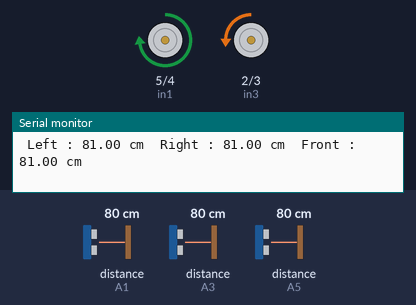
The sketch below on a simulated Arduino Mega 2560, built with avr-gcc and run on an emulated ATmega2560. Parts: motor-driver pin pairs drawn as motors (green arrow = first pin HIGH = forward, orange = second pin HIGH = backward, longer = more drive, scaled by the enable pin), the last lines printed to the serial monitor. The inputs (shaded band) are chosen by the test bench; at power-on: distance to the obstacle (sensors on A3, A1, A5) 80 cm. The echo pulse lasts 58.3 µs per cm.

Above: at 2.2 s.
2.3 s: distance to the obstacle (sensor on A3) set to 10 cm
5.3 s: distance to the obstacle (sensor on A3) set to 7 cm
At 6.3 s:
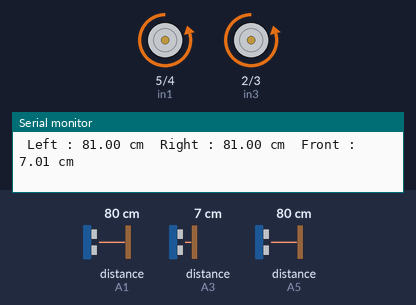
6.8 s: distance to the obstacle (sensor on A1) set to 2 cm
At 7.7 s:
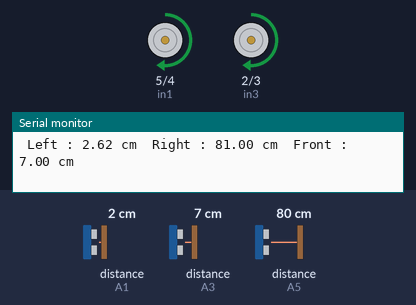
8.6 s: distance to the obstacle (sensor on A5) set to 2 cm
At 9.4 s:
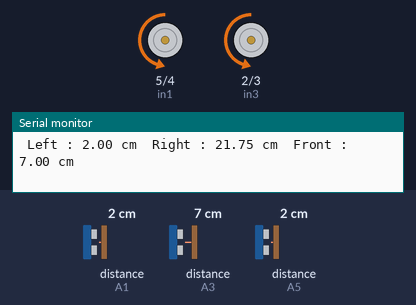
11.6 s: distance to the obstacle (sensor on A3) set to 9 cm
13.8 s: distance to the obstacle (sensor on A5) set to 4 cm
16.8 s: distance to the obstacle (sensor on A5) set to 7 cm
At 18.1 s:
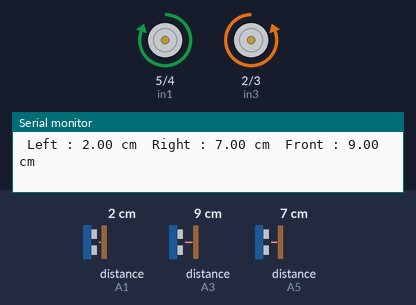
Timing chart, 0 to 19.3 s (numbered marks = the images above; inputs shaded):
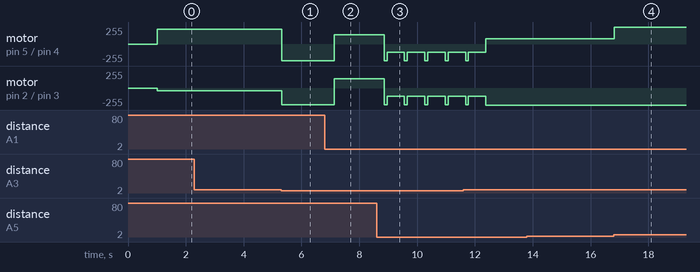

Measured:
- the behaviour switches between 9 and 8 cm on distance to the obstacle (sensor on A3) (found by bisection; images 0 and 1)
- the behaviour switches between 5 and 6 cm on distance to the obstacle (sensor on A5) (found by bisection; images 3 and 4)
- after the input at 5.3 s, motor on pin 5 (in1) / pin 4 (in2): forward 225/255 → backward 250/255 at once; motor on pin 2 (in3) / pin 3 (in4): backward 40/255 → backward 250/255 at once
- after the input at 6.8 s, motor on pin 5 (in1) / pin 4 (in2), motor on pin 2 (in3) / pin 3 (in4): backward 250/255 → forward 140/255 after 0.33 s
- after the input at 8.6 s, motor on pin 5 (in1) / pin 4 (in2), motor on pin 2 (in3) / pin 3 (in4): alternates backward 250/255 for 0.10 s and backward 120/255 for 0.60 s, starting after 0.26 s
- after the input at 16.8 s, motor on pin 5 (in1) / pin 4 (in2): forward 80/255 → forward 255/255 at once

The sketch:

robotmoi.ino
```cpp
    #include <NewPing.h>

    #define enA 9
    #define enB 6
    #define in1 5
    #define in2 4
    #define in3 2
    #define in4 3

    int TRIGGER_PINF = A2;
    int ECHO_PINF = A3;

    int TRIGGER_PINL = A0;
    int ECHO_PINL =A1;

    int TRIGGER_PINR = A4;
    int ECHO_PINR = A5;
    #define MAX_DISTANCE 100 // Maximum distance we want to ping for (in centimeters). Maximum sensor distance is rated at 400-500cm.

   NewPing sonarLeft(TRIGGER_PINL, ECHO_PINL, MAX_DISTANCE); // NewPing setup of pins and maximum distance.
   NewPing sonarRight(TRIGGER_PINR, ECHO_PINR, MAX_DISTANCE);
   NewPing sonarFront(TRIGGER_PINF, ECHO_PINF, MAX_DISTANCE);

   unsigned int pingSpeed = 30; // How frequently are we going to send out a ping (in milliseconds). 50ms would be 20 times a second.
   unsigned long pingTimer;     // Holds the next ping time.


float oldLeftSensor, oldRightSensor, leftSensor, rightSensor, frontSensor, oldFrontSensor, lSensor, rSensor, fSensor;


    void setup()
    {
        Serial.begin(115200);
        pinMode(TRIGGER_PINF, OUTPUT);
        pinMode(ECHO_PINF, INPUT);

        pinMode(TRIGGER_PINL, OUTPUT);
        pinMode(ECHO_PINL, INPUT);

        pinMode(TRIGGER_PINR, OUTPUT);
        pinMode(ECHO_PINR, INPUT);

        pinMode(enA, OUTPUT);
        pinMode(enB, OUTPUT);
        pinMode(in1, OUTPUT);
        pinMode(in2, OUTPUT);
        pinMode(in3, OUTPUT);
        pinMode(in4, OUTPUT);
        delay(1000);
    }

    void loop()
    {
      readwall();
      rightwallfollow();
      //leftwallfollow();
     // in giá khoảng cách đến tường
      Serial.print(" Left : ");
      Serial.print(leftSensor);
      Serial.print(" cm ");
      Serial.print(" Right : ");
      Serial.print(rightSensor);
      Serial.print(" cm ");
      Serial.print(" Front : ");
      Serial.print(frontSensor);
      Serial.println(" cm ");
    }


  void readwall(){

     //leftSensor = sonarLeft.ping_median(TestNUM);     //accurate but slow
  //rightSensor = sonarRight.ping_median(TestNUM);     //accurate but slow
  //frontSensor = sonarFront.ping_median(TestNUM);     //accurate but slow

  //leftSensor = sonarLeft.convert_cm(leftSensor);
  //rightSensor = sonarRight.convert_cm(rightSensor);
  //frontSensor = sonarFront.convert_cm(frontSensor);

  lSensor = sonarLeft.ping_cm(); //ping in cm
  rSensor = sonarRight.ping_cm();
  fSensor = sonarFront.ping_cm();


  leftSensor = (lSensor + oldLeftSensor) / 2; //average distance between old & new readings to make the change smoother
  rightSensor = (rSensor + oldRightSensor) / 2;
  frontSensor = (fSensor + oldFrontSensor) / 2;


  oldLeftSensor = leftSensor; // save old readings for movment
  oldRightSensor = rightSensor;
  oldFrontSensor = frontSensor;

  }

void rightwallfollow(){
    if(frontSensor >6)
         {
           if(rightSensor >=6 && rightSensor< 10)
             {
               analogWrite(enA, 255);
               analogWrite(enB, 255);

               analogWrite(in1, 255);
               analogWrite(in2, 0);
               analogWrite(in3, 0);
               analogWrite(in4, 255);
             }

           if(rightSensor >=10)
             {


               analogWrite(enA, 225);
               analogWrite(enB, 40);

               analogWrite(in1, 255);
               analogWrite(in2, 0);
               analogWrite(in3, 0);
               analogWrite(in4, 255);

             }


           if(rightSensor <6)
             {
               analogWrite(enA, 80);
               analogWrite(enB, 255);

               analogWrite(in1, 255);
               analogWrite(in2, 0);
               analogWrite(in3, 0);
               analogWrite(in4, 255);
             }
         }

       if(  rightSensor<20 && frontSensor <=8) turnleft();
       if(leftSensor <=20 && rightSensor>20 && frontSensor <=8) turnright();
       if(leftSensor >20 && rightSensor>20 && frontSensor <=8) turnleft();
       if(rightSensor <=20 && leftSensor>20 && frontSensor <=8) turnleft();
       if(rightSensor<=20 && leftSensor<=20 && frontSensor<=8) returnright();
}


void leftwallfollow(){
  if(frontSensor >8)
    {
         if(leftSensor >=7 && rightSensor< 10)
             {
               analogWrite(enA, 150);
               analogWrite(enB, 150);

               analogWrite(in1, 255);
               analogWrite(in2, 0);
               analogWrite(in3, 0);
               analogWrite(in4, 255);
             }

         if(leftSensor >=10)
             {
               analogWrite(enA, 45);
               analogWrite(enB, 150);

               analogWrite(in1, 255);
               analogWrite(in2, 0);
               analogWrite(in3, 0);
               analogWrite(in4, 255);

             }

        if(leftSensor <7)
             {
               analogWrite(enA, 200);
               analogWrite(enB, 80);

               analogWrite(in1, 255);
               analogWrite(in2, 0);
               analogWrite(in3, 0);
               analogWrite(in4, 255);
             }
         }

       if( leftSensor<20 && frontSensor <=6) turnright();
       if(leftSensor <=20 && rightSensor>20 && frontSensor <=6) turnright();
       if(leftSensor >20 && rightSensor>20 && frontSensor <=6) turnleft();
       if(rightSensor <=20 && leftSensor>20 && frontSensor <=6) turnleft();
       if(rightSensor<=20 && leftSensor<=20 && frontSensor<=6) returnleft();
}


    void turnleft()
      {
        analogWrite(enA,250);
        analogWrite(enB,250);

        analogWrite(in1, 0);
        analogWrite(in2, 255);
        analogWrite(in3, 0);
        analogWrite(in4, 255);
        delay(100);
      }

    void turnright()
      {
        analogWrite(enA, 140);
        analogWrite(enB, 140);

        analogWrite(in1, 255);
        analogWrite(in2, 0);
        analogWrite(in3, 255);
        analogWrite(in4, 0);
        delay(100);
      }

    void returnright()
      {
        analogWrite(enA, 120);
        analogWrite(enB, 120);

        analogWrite(in1, 0);
        analogWrite(in2, 255);
        analogWrite(in3, 0);
        analogWrite(in4, 255);
        delay(600);

      }
  void returnleft(){
       analogWrite(enA, 120);
        analogWrite(enB, 120);

        analogWrite(in1, 0);
        analogWrite(in2, 255);
        analogWrite(in3, 0);
        analogWrite(in4, 255);
        delay(600);
  }
```
